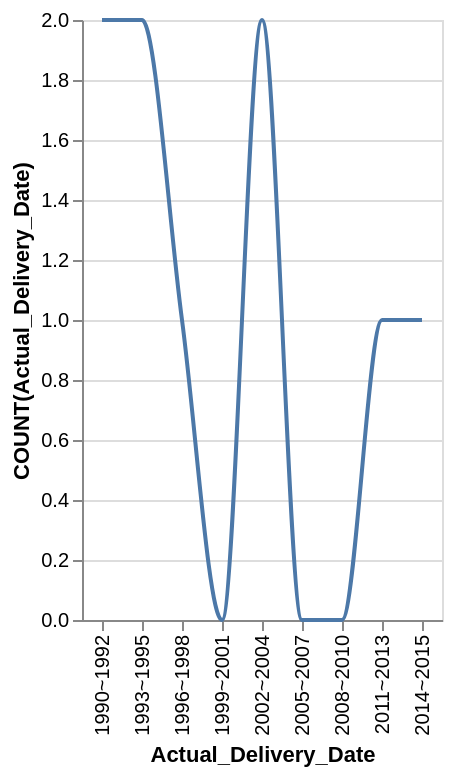

Here is the Vega-Lite specification saved for this chart:
### Vega-Lite specification from a JSON file in a GitHub repository (floating-point values rounded to 4 significant figures)
{"data": {"values": [{"x_data": "1990~1992", "y_data": 2}, {"x_data": "1993~1995", "y_data": 2}, {"x_data": "1996~1998", "y_data": 1}, {"x_data": "1999~2001", "y_data": 0}, {"x_data": "2002~2004", "y_data": 2}, {"x_data": "2005~2007", "y_data": 0}, {"x_data": "2008~2010", "y_data": 0}, {"x_data": "2011~2013", "y_data": 1}, {"x_data": "2014~2015", "y_data": 1}]}, "mark": {"type": "line", "interpolate": "monotone"}, "encoding": {"x": {"field": "x_data", "type": "nominal", "title": "Actual_Delivery_Date", "sort": "ascending"}, "y": {"field": "y_data", "type": "quantitative", "title": "COUNT(Actual_Delivery_Date)"}}}
